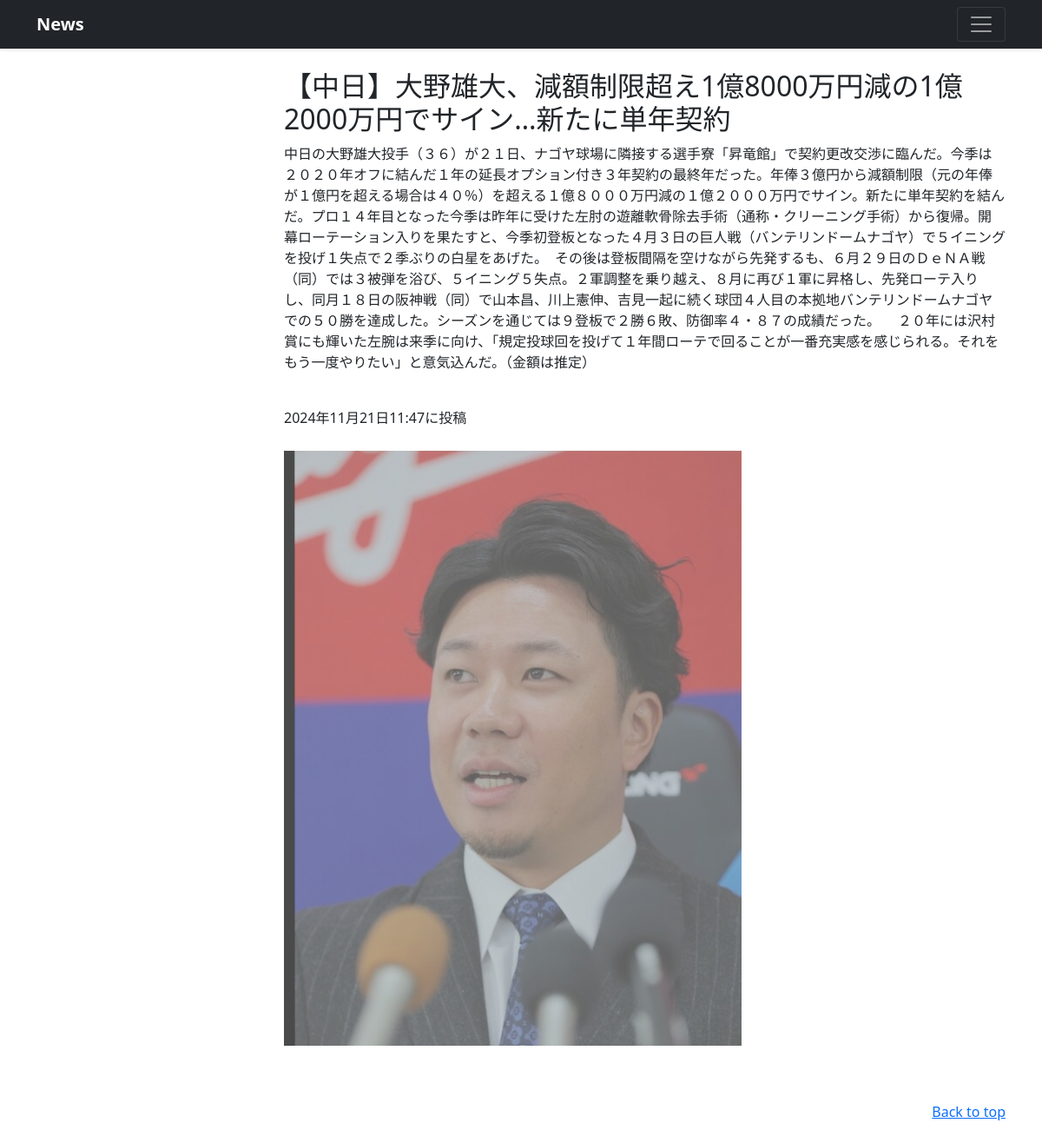
The app's page /news-detail/3 (signed in) with its own data.
### news/models.py (models this page shows)
class NewsPost(models.Model):
    user = models.ForeignKey(
        CustomUser,
        verbose_name='ユーザー',
        on_delete=models.CASCADE
        )
    category=models.ForeignKey(
        Category,
        verbose_name='カテゴリ',
        on_delete=models.PROTECT
        )
    title = models.CharField(
        verbose_name='タイトル',
        max_length=200
        )
    comment = models.TextField(
        verbose_name='コメント',
        )
    image1 = models.ImageField(
        verbose_name='イメージ１',
        upload_to = 'news'
        )
    image2 = models.ImageField(
        verbose_name='イメージ２',
        upload_to='news',
        blank=True,
        null=True
        )
    posted_at = models.DateTimeField(
        verbose_name='投稿日時',
        auto_now_add=True
        )

### news/views.py (the view)
class DetailView(DetailView):
    template_name = 'detail.html'
    model = NewsPost

### news/templates/detail.html (shortened to what this page needs)
{% extends 'base.html' %}
{% block contents %}
<br>
<div class="container">
    <div class="row">
        <div class="col offset-3">
            <h2>{{object.title}}</h2>
            <p>{{object.comment}}</p>
            <br>
            <p>{{object.posted_at}}に投稿</p>
            <p><img src="{{ object.image1.url }}"></img></p>
        </div>
    </div>
</div>
{% endblock %}

### records on screen
NewsPost: title "【中日】大野雄大、減額制限超え1億8000万円減の1億2000万円でサイン…新たに単年契約", comment "中日の大野雄大投手（３６）が２１日、ナゴヤ球場に隣接する選手寮「昇竜館」で契約更改交渉に臨んだ。今季は２０２０年オフに結んだ１年の延長オプション付き３年契約の最終年だった。年俸３億円から減額制限（元の年俸が１億円を超える場合は４０％）を超える１億８０００万円減の１億２０００万円でサイン。新たに単年契約を結んだ。プロ１４年目となった今季は昨年に受けた左肘の遊離軟骨除去手術（通称・クリーニング手術）から復帰。開幕ローテーション入りを果たすと、今季初登板となった４月３日の巨人戦（バンテリンドームナゴヤ）で５イニングを投げ１失点で２季ぶりの白星をあげた。 その後は登板間隔を空けながら先発するも、６月２９日のＤｅＮＡ戦（同）では３被弾を浴び、５イニング５失点。２軍調整を乗り越え、８月に再び１軍に昇格し、先発ローテ入りし、同月１８日の阪神戦（同）で山本昌、川上憲伸、吉見一起に続く球団４人目の本拠地バンテリンドームナゴヤでの５０勝を達成した。シーズンを通じては９登板で２勝６敗、防御率４・８７の成績だった。 ２０年には沢村賞にも輝いた左腕は来季に向け、「規定投球回を投げて１年間ローテで回ることが一番充実感を感じられる。それをもう一度やりたい」と意気込んだ。（金額は推定）", posted_at "2024年11月21日11:47", image1 (picture)
